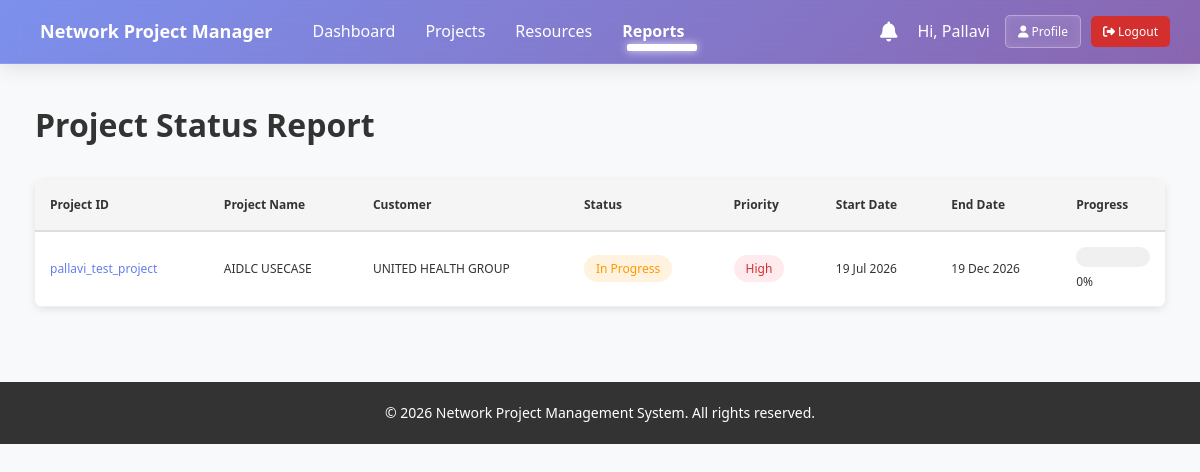
Page /reports/project-status/ (signed in) on the committed database.
### app/models.py (models this page shows, shortened)
class Project(models.Model):
    project_id = models.CharField(max_length=50, unique=True)
    name = models.CharField(max_length=255)
    customer_name = models.CharField(max_length=255)
    project_manager = models.ForeignKey(User, on_delete=models.SET_NULL, null=True, related_name='managed_projects')
    start_date = models.DateField()
    end_date = models.DateField()
    status = models.CharField(max_length=20, choices=PROJECT_STATUS_CHOICES, default='not_started')
    priority = models.CharField(max_length=20, choices=PRIORITY_CHOICES, default='medium')
    description = models.TextField(blank=True, null=True)
    budget = models.DecimalField(max_digits=15, decimal_places=2, default=0)
    created_at = models.DateTimeField(auto_now_add=True)
    updated_at = models.DateTimeField(auto_now=True)
    is_archived = models.BooleanField(default=False)
    class Meta:
        ordering = ['-created_at']
        verbose_name = "Project"
        verbose_name_plural = "Projects"
    @property
    def progress_percentage(self):
        milestones = self.milestones.all()
        if not milestones.exists():
            return 0
        avg_completion = sum([m.completion_percentage for m in milestones]) / len(milestones)
        return round(avg_completion)

class Milestone(models.Model):
    project = models.ForeignKey(Project, on_delete=models.CASCADE, related_name='milestones')
    name = models.CharField(max_length=255)
    description = models.TextField(blank=True, null=True)
    baseline_delivery_date = models.DateField()
    actual_delivery_date = models.DateField(blank=True, null=True)
    status = models.CharField(max_length=20, choices=MILESTONE_STATUS_CHOICES, default='pending')
    completion_percentage = models.IntegerField(default=0, help_text="0-100")
    order = models.IntegerField(default=0)
    created_at = models.DateTimeField(auto_now_add=True)
    updated_at = models.DateTimeField(auto_now=True)
    class Meta:
        ordering = ['order', 'baseline_delivery_date']
        verbose_name = "Milestone"
        verbose_name_plural = "Milestones"

### app/views.py (the view)
# urls.py: path('reports/project-status/', views.project_status_report, name='project_status_report'),
@login_required
@user_passes_test(lambda u: u.profile.role in ['admin', 'project_manager'])
def project_status_report(request):
    if request.user.profile.role == 'admin':
        projects = Project.objects.all()
    else:
        projects = Project.objects.filter(project_manager=request.user)
    context = {'projects': projects}
    return render(request, 'reports/project_status_report.html', context)

### app/templates/reports/project_status_report.html (shortened to what this page needs)
{% extends "base.html" %}
{% block content %}
<div class="reports-page">
    <div class="page-header">
        <h1>Project Status Report</h1>
    </div>
    <div class="report-container">
        <table class="table">
            <thead>
                <tr>
                    <th>Project ID</th>
                    <th>Project Name</th>
                    <th>Customer</th>
                    <th>Status</th>
                    <th>Priority</th>
                    <th>Start Date</th>
                    <th>End Date</th>
                    <th>Progress</th>
                </tr>
            </thead>
            <tbody>
                {% for project in projects %}
                <tr>
                    <td><a href="{% url 'project_detail' project.id %}">{{ project.project_id }}</a></td>
                    <td>{{ project.name }}</td>
                    <td>{{ project.customer_name }}</td>
                    <td><span class="badge badge-{{ project.status }}">{{ project.get_status_display }}</span></td>
                    <td><span class="badge badge-{{ project.priority }}">{{ project.get_priority_display }}</span></td>
                    <td>{{ project.start_date|date:"d M Y" }}</td>
                    <td>{{ project.end_date|date:"d M Y" }}</td>
                    <td>
                        <div class="progress-bar">
                        </div>
                        {{ project.progress_percentage }}%
                    </td>
                </tr>
                {% empty %}
                <tr>
                    <td colspan="8" class="no-data">No projects found.</td>
                </tr>
                {% endfor %}
            </tbody>
        </table>
    </div>
</div>
{% endblock %}

### app/templates/base.html (shortened to what this page needs)
<!DOCTYPE html>
<html lang="en">
<head>
    <link rel="stylesheet" href="/static/css/style.css">
    <link rel="stylesheet" href="https://cdnjs.cloudflare.com/ajax/libs/font-awesome/6.4.0/css/all.min.css">
</head>
<body>
    {% if user.is_authenticated %}
    <nav class="navbar">
        <div class="navbar-container">
            <div class="navbar-brand">
                <a href="{% url 'dashboard' %}" class="brand-logo">
                     Network Project Manager
                </a>
            </div>
            <ul class="navbar-menu" id="navbar-menu">
                <li><a href="{% url 'dashboard' %}" class="nav-link {% if request.resolver_match.url_name == 'dashboard' %}active{% endif %}">Dashboard</a></li>
                {% if user.profile.role in "admin,project_manager" %}
                <li><a href="{% url 'project_list' %}" class="nav-link ">Projects</a></li>
                <li><a href="{% url 'resource_list' %}" class="nav-link {% if request.resolver_match.url_name in 'resource_list,resource_detail' %}active{% endif %}">Resources</a></li>
                <li class="dropdown">
                    <a href="#" class="nav-link dropdown-toggle {% if request.resolver_match.url_name in 'project_status_report,milestone_report,delayed_tasks_report,resource_utilization_report' %}active{% endif %}">Reports</a>
                </li>
                {% endif %}
            </ul>
            <div class="navbar-right" id="navbar-right">
                <div class="notifications-container">
                    <a href="{% url 'notifications' %}" class="notification-bell">
                        <i class="fas fa-bell"></i>
                    </a>
                </div>
                <div class="user-actions">
                    <span class="greeting" style="color: white; margin-right: 15px; font-weight: 500;">Hi, {{ user.first_name|default:user.username }}</span>
                    <a href="{% url 'profile' %}" class="btn btn-glass btn-sm" style="margin-right: 10px;"><i class="fas fa-user"></i> Profile</a>
                    <a href="{% url 'logout' %}" class="btn btn-danger btn-sm"><i class="fas fa-sign-out-alt"></i> Logout</a>
                </div>
            </div>
        </div>
    </nav>
    {% endif %}
    <div class="container">
        {% block content %}{% endblock %}
    </div>
    <footer class="footer">
        <p>&copy; 2026 Network Project Management System. All rights reserved.</p>
    </footer>
</body>
</html>

### app/static/css/style.css (style rules this page uses)
* { margin: 0; padding: 0; box-sizing: border-box; }
:root { --primary-color: #667eea; --secondary-color: #764ba2; --success-color: #43e97b; --warning-color: #f093fb; --danger-color: #d32f2f; --info-color: #4facfe; --light-bg: #f5f7fa; --border-color: #e0e0e0; --text-dark: #333333; --text-light: #666666; }
body { font-family: 'Segoe UI', Tahoma, Geneva, Verdana, sans-serif; background-color: #f8f9fa; color: var(--text-dark); line-height: 1.6; }
html, body { height: 100%; }
.navbar { background: rgba(102, 126, 234, 0.85); background: linear-gradient(135deg, rgba(102, 126, 234, 0.85) 0%, rgba(118, 75, 162, 0.85) 100%); backdrop-filter: blur(12px); -webkit-backdrop-filter: blur(12px); border-bottom: 1px solid rgba(255, 255, 255, 0.1); color: white; box-shadow: 0 4px 20px rgba(0, 0, 0, 0.1); position: sticky; top: 0; z-index: 100; }
.navbar-container { display: flex; justify-content: space-between; align-items: center; padding: 15px 30px; max-width: 100%; }
.navbar-brand { font-size: 18px; font-weight: 600; }
.brand-logo { color: white; text-decoration: none; display: flex; align-items: center; gap: 10px; }
.navbar-menu { display: flex; list-style: none; gap: 30px; flex: 1; margin-left: 40px; }
.nav-link { color: white; text-decoration: none; transition: all 0.3s ease; position: relative; padding-bottom: 5px; }
.nav-link.active { opacity: 1; font-weight: 600; }
.nav-link.active::after { content: ''; position: absolute; bottom: -4px; left: 0; width: 100%; height: 3px; background-color: white; border-radius: 2px; box-shadow: 0 0 8px rgba(255, 255, 255, 0.8); }
.navbar-right { display: flex; align-items: center; gap: 20px; }
.notification-bell { position: relative; font-size: 20px; cursor: pointer; color: white; text-decoration: none; }
.dropdown { position: relative; }
.dropdown-toggle::after { content: ''; display: inline-block; width: 0; height: 0; margin-left: 5px; vertical-align: 0.255em; border-top: 0.3em solid; border-right: 0.3em solid transparent; border-bottom: 0; border-left: 0.3em solid transparent; }
.container { max-width: 1400px; margin: 0 auto; padding: 20px; flex: 1; }
.btn { padding: 10px 16px; border: none; border-radius: 5px; cursor: pointer; font-size: 14px; text-decoration: none; display: inline-block; transition: all 0.3s; font-weight: 500; }
.btn-danger { background: var(--danger-color); color: white; }
.btn-sm { padding: 6px 12px; font-size: 12px; }
.badge { display: inline-block; padding: 4px 12px; border-radius: 20px; font-size: 12px; font-weight: 500; text-transform: capitalize; }
.badge-warning, .badge-in_progress { background: #fff3e0; color: #ff9800; }
.badge-high, .badge-critical { background: #ffebee; color: var(--danger-color); }
.progress-bar { width: 100%; height: 20px; background: #f0f0f0; border-radius: 10px; overflow: hidden; }
.table { width: 100%; border-collapse: collapse; background: white; }
.table thead { background: #f5f5f5; }
.table th { padding: 15px; text-align: left; font-weight: 600; color: var(--text-dark); border-bottom: 2px solid var(--border-color); }
.table td { padding: 15px; border-bottom: 1px solid var(--border-color); }
.table a { color: var(--primary-color); text-decoration: none; }
.page-header { display: flex; justify-content: space-between; align-items: center; margin-bottom: 30px; flex-wrap: wrap; gap: 15px; }
.page-header h1 { font-size: 32px; color: var(--text-dark); margin: 0; }
.footer { background: #333; color: white; text-align: center; padding: 20px; margin-top: 40px; }
.footer p { margin: 0; font-size: 14px; }
.container { padding: 15px; }
.page-header { flex-direction: column; align-items: flex-start; }
.table { font-size: 12px; }
.table th, .table td { padding: 10px; }
.btn-glass { background: rgba(255, 255, 255, 0.2); backdrop-filter: blur(4px); -webkit-backdrop-filter: blur(4px); color: white; border: 1px solid rgba(255, 255, 255, 0.3); transition: all 0.3s ease; }
.user-actions { display: flex; align-items: center; }

### app/templates/reports/project_status_report.html (style rules this page uses)
.reports-page { padding: 20px; }
.report-container { background: white; border-radius: 8px; box-shadow: 0 2px 8px rgba(0, 0, 0, 0.1); overflow-x: auto; }
.table { width: 100%; border-collapse: collapse; }
.table thead { background: #f5f5f5; }
.table th { padding: 15px; text-align: left; font-weight: 600; color: #333; border-bottom: 2px solid #ddd; }
.table td { padding: 15px; border-bottom: 1px solid #eee; }
.progress-bar { width: 100%; height: 20px; background: #f0f0f0; border-radius: 10px; overflow: hidden; margin-bottom: 5px; }

### rows in the picture
Project: project_id "pallavi_test_project", name "AIDLC USECASE", customer_name "UNITED HEALTH GROUP", status "In Progress", priority "High", start_date "19 Jul 2026", end_date "19 Dec 2026", progress_percentage "0"

### other values in the picture
{{ user.first_name|default:user.username }} "Pallavi"
